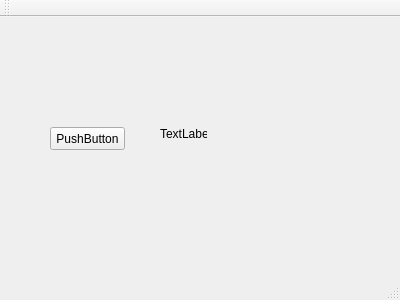
<?xml version="1.0" encoding="UTF-8"?>
<ui version="4.0">
 <class>MainWindow</class>
 <widget class="QMainWindow" name="MainWindow">
  <property name="geometry">
   <rect>
    <x>0</x>
    <y>0</y>
    <width>400</width>
    <height>300</height>
   </rect>
  </property>
  <property name="windowTitle">
   <string>MainWindow</string>
  </property>
  <widget class="QWidget" name="centralWidget">
   <widget class="QPushButton" name="pushButton">
    <property name="geometry">
     <rect>
      <x>50</x>
      <y>110</y>
      <width>75</width>
      <height>23</height>
     </rect>
    </property>
    <property name="text">
     <string>PushButton</string>
    </property>
   </widget>
   <widget class="QLabel" name="label">
    <property name="geometry">
     <rect>
      <x>160</x>
      <y>110</y>
      <width>47</width>
      <height>13</height>
     </rect>
    </property>
    <property name="text">
     <string>TextLabel</string>
    </property>
   </widget>
  </widget>
  <widget class="QMenuBar" name="menuBar">
   <property name="geometry">
    <rect>
     <x>0</x>
     <y>0</y>
     <width>400</width>
     <height>21</height>
    </rect>
   </property>
  </widget>
  <widget class="QToolBar" name="mainToolBar">
   <attribute name="toolBarArea">
    <enum>TopToolBarArea</enum>
   </attribute>
   <attribute name="toolBarBreak">
    <bool>false</bool>
   </attribute>
  </widget>
  <widget class="QStatusBar" name="statusBar"/>
 </widget>
 <layoutdefault spacing="6" margin="11"/>
 <resources/>
 <connections/>
</ui>
